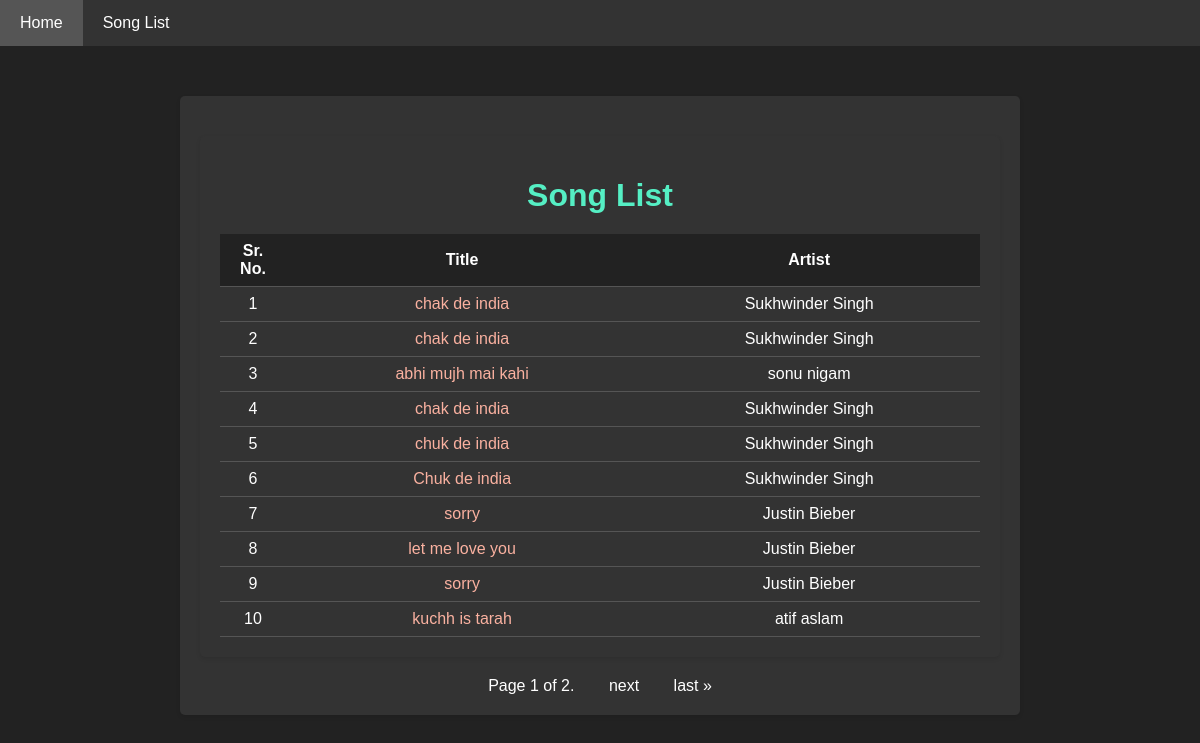
/song_list/, run on the app's committed database.
### songs/models.py (models this page shows, shortened)
class Song(models.Model):
    artist = models.CharField(max_length=100)
    title = models.CharField(max_length=100)
    summary = models.TextField(blank=True, null=True)
    lyrics = models.TextField(blank=True, null=True)
    countries = models.TextField(blank=True, null=True)

### songs/views.py (the view)
# urls.py: path('song_list/', views.SongListView.as_view(), name='song_list'),
class SongListView(TemplateView):
    template_name = 'song_list.html'
    def get_context_data(self, **kwargs):
        context = super().get_context_data(**kwargs)
        cache_key = 'songs_list'
        songs_list = cache.get(cache_key)
        if not songs_list:
            songs_list = Song.objects.order_by('-id').all()
            cache.set(cache_key, songs_list, 60 * 60)  # Cache for 1 hour
        paginator = Paginator(songs_list, 10)  # Show 10 songs per page
        page = self.request.GET.get('page')
        try:
            songs = paginator.page(page)
        except PageNotAnInteger:
            songs = paginator.page(1)
        except EmptyPage:
            songs = paginator.page(paginator.num_pages)
        context['songs'] = songs
        return context

### songs/templates/song_list.html (shortened to what this page needs)
{% extends 'base.html' %}
{% block content %}
    <div class="song-list">
        <h1>Song List</h1>
        <table>
            <thead>
                <tr>
                    <th>Sr. No.</th>
                    <th>Title</th>
                    <th>Artist</th>
                </tr>
            </thead>
            <tbody>
                {% for song in songs %}
                    <tr>
                        <td>{{ forloop.counter }}</td>
                        <td><a href="{% url 'song_details' song.pk %}" class="title-link">{{ song.title }}</a></td>
                        <td>{{ song.artist }}</td>
                    </tr>
                {% endfor %}
            </tbody>
        </table>
    </div>
    <div class="pagination">
        <span class="step-links">
            <span class="current">
                Page {{ songs.number }} of {{ songs.paginator.num_pages }}.
            </span>
            {% if songs.has_next %}
                <a href="?page={{ songs.next_page_number }}">next</a>
                <a href="?page={{ songs.paginator.num_pages }}">last &raquo;</a>
            {% endif %}
        </span>
    </div>
{% endblock %}

### songs/templates/base.html (shortened to what this page needs)
<!DOCTYPE html>
<html lang="en">
<head>
</head>
<body>
    <div class="nav">
        <a href="{% url 'add_song' %}">Home</a>
        <a href="{% url 'song_list' %}">Song List</a>
    </div>
    <div class="container">
        {% block content %}{% endblock %}
    </div>
</body>
</html>

### songs/templates/base.html (style rules this page uses)
body { font-family: Arial, sans-serif; margin: 0; padding: 0; background-color: #222; color: #fff; }
.container { max-width: 800px; margin: 50px auto; padding: 20px; background-color: #333; border-radius: 5px; box-shadow: 0 2px 4px rgba(0, 0, 0, 0.1); }
h1 { text-align: center; margin-bottom: 20px; color: #55efc4; }
.nav { background-color: #333; overflow: hidden; }
.nav a { float: left; display: block; color: white; text-align: center; padding: 14px 20px; text-decoration: none; border-right: 1px solid #555; }
.nav a:last-child { border-right: none; }
.nav a { border-right: none; }

### songs/templates/song_list.html (style rules this page uses)
.song-list { margin-top: 20px; padding: 20px; background-color: #333; color: #fff; border-radius: 5px; box-shadow: 0 2px 4px rgba(0, 0, 0, 0.1); text-align: center; }
.song-list table { width: 100%; border-collapse: collapse; margin: auto; }
.song-list th, .song-list td { padding: 8px; border-bottom: 1px solid #555; text-align: center; }
.song-list th { background-color: #222; }
.song-list th:first-child, .song-list td:first-child { width: 50px; }
.pagination { margin-top: 20px; text-align: center; }
.pagination a { padding: 5px 10px; margin: 0 5px; text-decoration: none; border-radius: 5px; color: inherit; }
.pagination .current { padding: 5px 10px; margin: 0 5px; border-radius: 5px; }
.title-link { color: #fab1a0; text-decoration: none; }

### data on the page
Song: title "chak de india", artist "Sukhwinder Singh"
Song: title "chak de india", artist "Sukhwinder Singh"
Song: title "abhi mujh mai kahi", artist "sonu nigam"
Song: title "chak de india", artist "Sukhwinder Singh"
Song: title "chuk de india", artist "Sukhwinder Singh"
Song: title "Chuk de india", artist "Sukhwinder Singh"
Song: title "sorry", artist "Justin Bieber"
Song: title "let me love you", artist "Justin Bieber"
Song: title "sorry", artist "Justin Bieber"
Song: title "kuchh is tarah", artist "atif aslam"

### other printed values
{{ songs.number }} "1"
{{ songs.paginator.num_pages }} "2"
